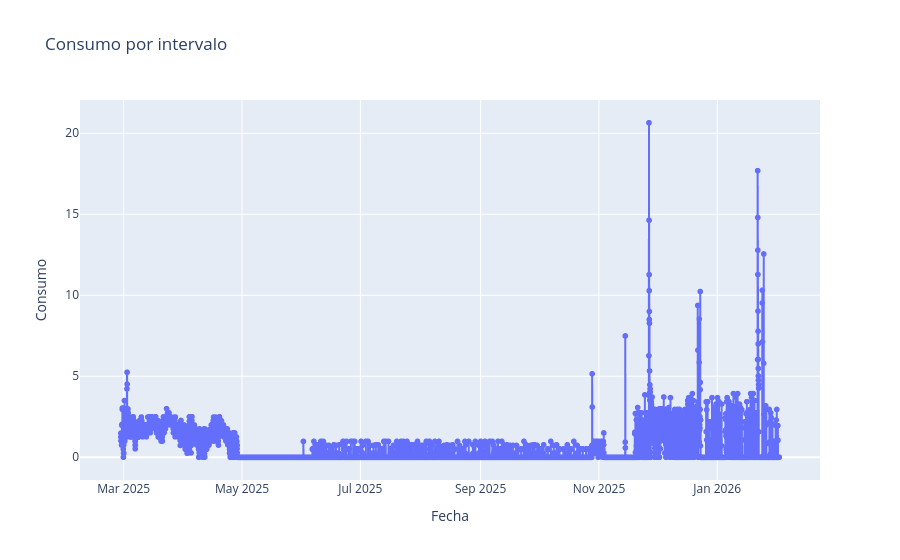

Notebook cell for this chart:
### Code cell
import plotly.express as px

fig = px.line(
    df_energia_diff,
    x="fecha",
    y="energiaBA",
    title="Consumo por intervalo"
)

fig.update_traces(
    mode="lines+markers",
    hovertemplate="Fecha: %{x}<br>Consumo: %{y}<extra></extra>"
)

fig.update_layout(
    xaxis_title="Fecha",
    yaxis_title="Consumo"
)

fig.show()

### Figure 1 — Plotly figure (JSON) as saved in the notebook; plotly's stock layout.template omitted (floating-point values rounded to 4 significant figures; data arrays with more than 128 entries replaced by an {"elided": "..."} marker saying what was removed)
{"data": [{"hovertemplate": "Fecha: %{x}<br>Consumo: %{y}<extra></extra>", "legendgroup": "", "line": {"color": "#636efa", "dash": "solid"}, "marker": {"symbol": "circle"}, "mode": "lines+markers", "name": "", "showlegend": false, "type": "scattergl", "x": {"elided": "8149 str values"}, "xaxis": "x", "y": {"elided": "8149 float values"}, "yaxis": "y"}], "layout": {"legend": {"tracegroupgap": 0}, "title": {"text": "Consumo por intervalo"}, "xaxis": {"anchor": "y", "domain": [0, 1], "title": {"text": "Fecha"}}, "yaxis": {"anchor": "x", "domain": [0, 1], "title": {"text": "Consumo"}}}}
